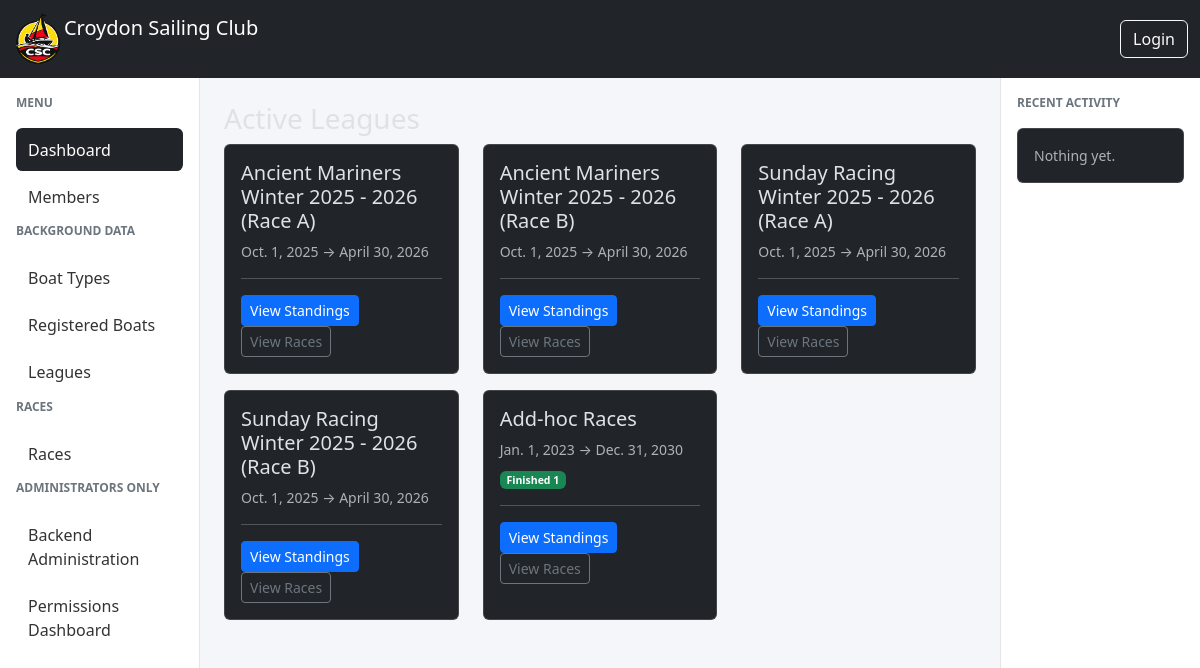
/dashboard, run on the app's committed database.
### races/models.py (models this page shows, shortened)
class League(models.Model):
    name = models.CharField(max_length=200, unique=True)
    description = models.CharField(max_length=200, blank=True)
    date_from = models.DateField(help_text='The first date a race can be added to this league')
    date_to = models.DateField(help_text='The last date a race can be added to this league')

### races/views.py (the view)
# urls.py: path("dashboard", active_leagues, name="dashboard"),
def active_leagues(request):
    today = now().date()
    leagues = (
        League.objects
        .filter(date_from__lte=today, date_to__gte=today)
        .annotate(
            draft_count=Count("races", filter=Q(races__status="draft")),
            open_count=Count("races", filter=Q(races__status="open")),
            running_count=Count("races", filter=Q(races__status="running")),
            finished_count=Count("races", filter=Q(races__status="finished")),
            verified_count=Count("races", filter=Q(races__status="verified")),
            locked_count=Count("races", filter=Q(races__status="locked")),
        )
        .order_by("date_to")
    )
    return render(request, "races/active_leagues.html", {
        "leagues": leagues,
    })

### races/templates/races/active_leagues.html (shortened to what this page needs)
{% extends "base.html" %}
{% block content %}
<h3>Active Leagues</h3>
<div class="row">
{% for league in leagues %}
    <div class="col-md-4 mb-3">
        <div class="card h-100">
            <div class="card-body">
                <h5>{{ league.name }}</h5>
                <div class="text-muted small mb-2">
                    {{ league.date_from }} → {{ league.date_to }}
                </div>
                <div class="small mt-2">
                    {% if league.finished_count %}
                        <a href="{% url 'races-list' %}?league={{ league.id }}&status=finished"
                            class="badge bg-success text-decoration-none">
                            Finished {{ league.finished_count }}
                        </a>
                    {% endif %}
                </div>
                <hr>
                <a href="{% url 'league-table' league.pk %}"
                   class="btn btn-primary btn-sm">
                    View Standings
                </a>
                <a href="{% url 'races-list' %}?league={{ league.id }}"
                    class="btn btn-outline-secondary btn-sm">
                    View Races
                </a>
            </div>
        </div>
    </div>
{% empty %}
    <div class="text-muted">
        No active leagues today.
    </div>
{% endfor %}
</div>
{% endblock %}

### csc_manager/templates/base.html (style rules this page uses)
body { background-color: #f4f6f9; }

### data on the page
League: name "Ancient Mariners Winter 2025 - 2026 (Race A)", date_from "Oct. 1, 2025", date_to "April 30, 2026"
League: name "Ancient Mariners Winter 2025 - 2026 (Race B)", date_from "Oct. 1, 2025", date_to "April 30, 2026"
League: name "Sunday Racing Winter 2025 - 2026 (Race A)", date_from "Oct. 1, 2025", date_to "April 30, 2026"
League: name "Sunday Racing Winter 2025 - 2026 (Race B)", date_from "Oct. 1, 2025", date_to "April 30, 2026"
League: name "Add-hoc Races", date_from "Jan. 1, 2023", date_to "Dec. 31, 2030", finished_count "1"
